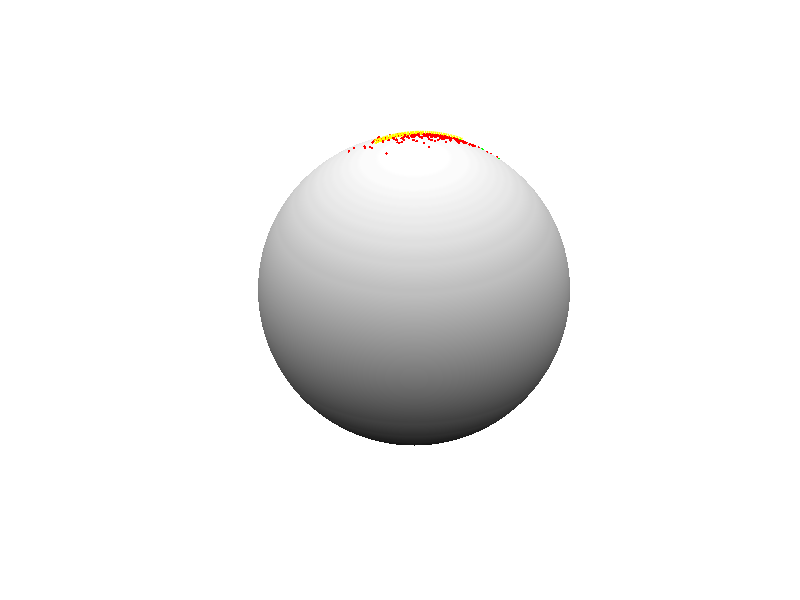

MATLAB code for this plot: (Note: this script raises an error after producing the figure.)
%% K means PGA on three clusters sphere manifold
%% Created by Youshan Zhang
%  Last modified: 09/30/2021
%  If you have any questions, please contact me at zys618@hotmail.com.
%%  If you use our code, please cite our paper:
%  Zhang, Youshan. "K-means principal geodesic analysis on riemannian manifolds." 
%  In Proceedings of the Future Technologies Conference, pp. 578-589. Springer, Cham, 2019.
clear
%% Plot the data
r=1;
theta=linspace(0,pi);
phi=linspace(0,2*pi);
[tt,pp]=meshgrid(theta,phi);
[x,y,z] = sph2cart(pp,pi/2-tt,r);
h=figure;
surf(x,y,z)

map=[0.75 0.75 0.75];
axis square
axis off
colormap(gray)
grid off;
shading interp
hold on;
load data_new.mat
data1=data(:,1:200);data2=data(:,201:489);data3=data(:,490:764);
plot3(data1(1,:),data1(2,:),data1(3,:),'g.'); hold on;plot3(data2(1,:),data2(2,:),data2(3,:),'r.');
hold on; plot3(data3(1,:),data3(2,:),data3(3,:),'k.');


 
%% K means PGA 
load tgeodisc.mat 
hold on;
h(1)=plot3(tgeodisc(1,:),tgeodisc(2,:),tgeodisc(3,:),'y','linewidth',5); % true geodesic line



[pi, mu, vector, lambda, sigma2,clusters] = k_means_PGA(data, 3);
%% Plot estimated line    
for k=1:1:3
m=-1.9;
for i=1:1:40

  matToCol = vector(:,1,k) * sqrt(lambda(1,1,k))*m;
  
  tangent= listToTangent(matToCol);

  estimated (:,i) = exp_Map(mu(:,k), tangent);
  m=m+0.1;

end
hold on;
h(2)=plot3(estimated(1,:),estimated(2,:),estimated(3,:),'b','linewidth',5);
end
set(gcf,'color','w')
legend(h(1:2),'True geodesic line','Estimated geodesic line')